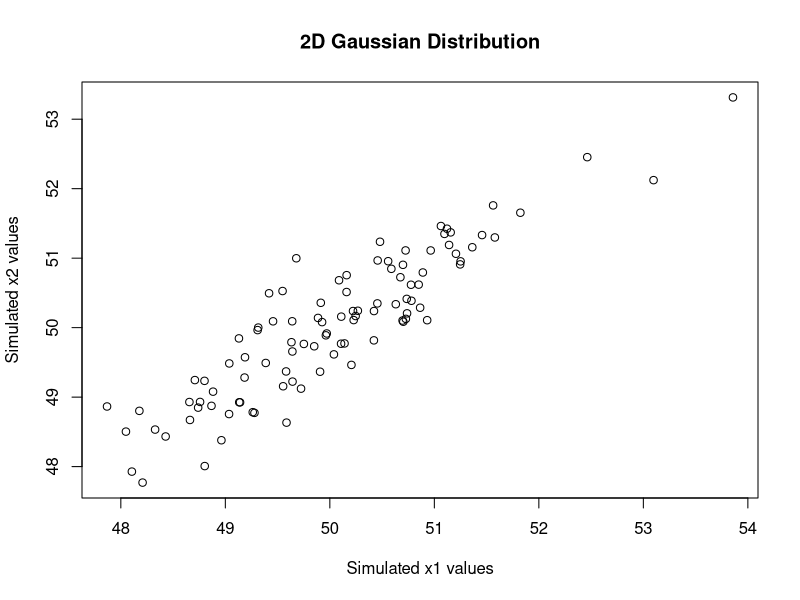

Reproduce this figure in R. (Note: this script raises an error after producing the figure.)
# Two dimensional Gaussian Distribution
create2DGaussian <- function(mean = mean, sigma = sigma, cov = cov, n) {
    # mean: 1D Array of length n
    # Mean of the n dimensional distribution
    
    # sigma: Variance to create the covariance matrix of the distribution
    # cov: Covariance of the distribution
    
    # REFERENCE: https://en.wikipedia.org/wiki/Multivariate_normal_distribution
    # Synthetice data is generated by gampling from 2 dimensional gaussian 
    # distribution.
    library(MASS)
    
    cov_mat <- matrix(c(sigma, cov, cov, sigma ), nrow = 2)
    x <- mvrnorm(n, mu = c(mean, mean), Sigma = cov_mat)
    plot(x, xlab = "Simulated x1 values", ylab = "Simulated x2 values", 
         main = "2D Gaussian Distribution")
    return(x)
}

# Interpretting Principle Component Analysis
getCorrelatedZeroMeanData <- function(data = data) {
    # data: An n dimensional matrix for which correlated zero mean to be calculated
    
    # Center out the data by calculating the zero mean dataset. 
    
    col_means <- colMeans(data)
    return(data - col_means)
}

getCorrelatedCovariance <- function(corZeroMeanData) {
    # corZeroMeanData: An n dimensional matrix where the data is centered out
    
    # REFERENCE: https://en.wikipedia.org/wiki/Covariance
    
    cov_data <- cov(corZeroMeanData)
    return(cov_data)
}

# Eigen Decomposition
getTopPrincipalComponent <- function(data = data) {
    # data: An n dimensional matrix preferabled a centered out one for PCA calc
    
    # Eigen decomposition is performed to get eigen values and eigen vectors.
    # This function returns the top principle components (eigen vector) 
    # corresponding to top eigen values.
    
    # Step 1: Calculate Eigen Values and Eigen Vectors
    # Step 2: Find index of max eigen value
    # Step 3: Return the eigen vector corresponding to max eigen value
    
    egn <- eigen(data)
    return(egn$vectors[which.max(egn$values),])
}

getTopNPrincipalComponent <- function(data = data, n = 1) {
    egn <- eigen(data)
    sortedEgnVectors <- egn$vectors[order(-egn$values),]
    return(sortedEgnVectors[1:n,])
}

# PCA Scores
getPCAScores <- function(correlatedData, topComponent) {
    
    # PCA Scores are the compact representation of the given dataset. From the
    # top principal component a one dimensional representation for the original
    # data is calculated using dot product.
    
    return(correlatedData %*% topComponent)
}
set.seed(142)
dataCorr <- create2DGaussian(mean = 50, sigma = 1, cov = 0.9, n = 100)
corrZeroMeanData <- getCorrelatedZeroMeanData(dataCorr)
corrCovarianceData <- getCorrelatedCovariance(corrZeroMeanData)
topPrincipalComponent <- getTopPrincipalComponent(corrCovarianceData)
pcaScores <- getPCAScores(dataCorr, topPrincipalComponent)

print(topPrincipalComponent)

topNPrincipalComponent <- getTopNPrincipalComponent(corrCovarianceData, 3)
pcaScoresN <- getPCAScores(dataCorr, topNPrincipalComponent)

print(topNPrincipalComponent)







